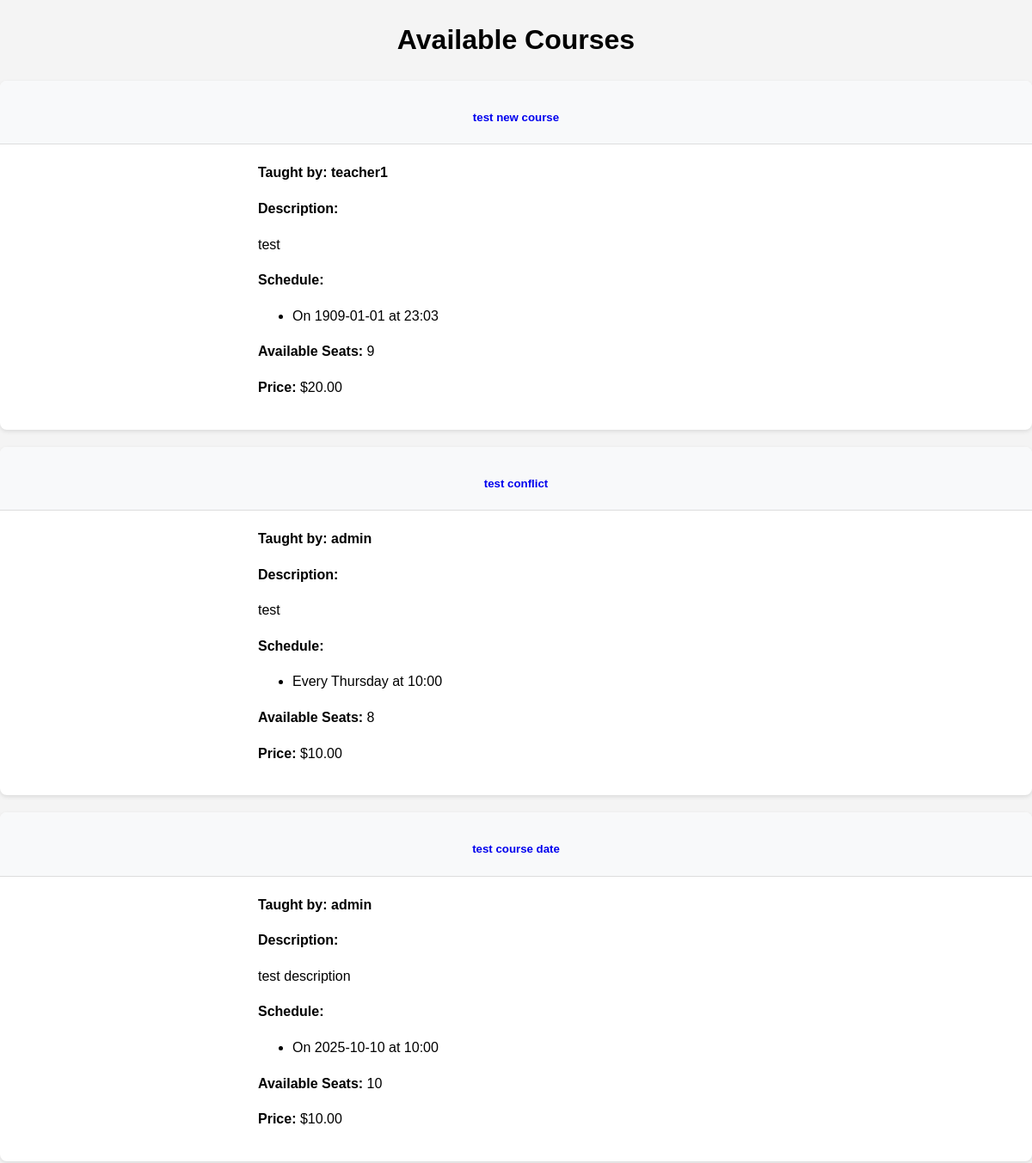
/course/ (upper part), run on an earlier commit of the app's database.
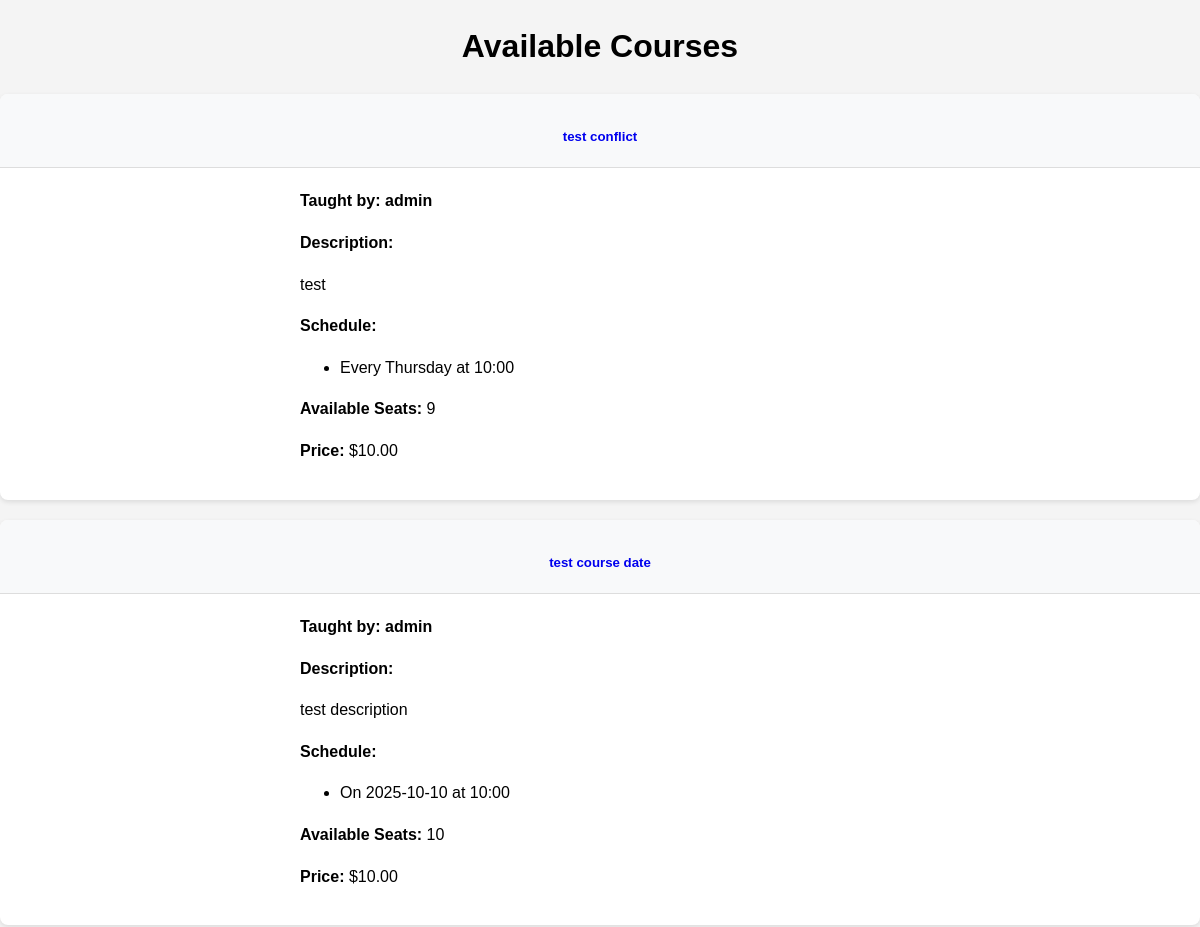
And on a later commit of the database.
### course/models.py (models this page shows, shortened)
class Course(models.Model):
    title = models.CharField(max_length=200)
    description = models.TextField()
    content = models.TextField(help_text="Detailed course content and materials")
    teacher = models.ForeignKey(
        settings.AUTH_USER_MODEL,
        on_delete=models.CASCADE,
        limit_choices_to={'is_teacher': True},
    )
    capacity = models.PositiveIntegerField()
    pre_requisites = models.TextField(blank=True, null=True)  #allow pre-requisites to be empty
    created_at = models.DateTimeField(auto_now_add=True)
    price = models.DecimalField(
        max_digits=10,
        decimal_places=2,
        default=Decimal('0.00'),
    )

class Schedule(models.Model):
    WEEKDAY_CHOICES = [
        (0, 'Saturday'),
        (1, 'Sunday'),
        (2, 'Monday'),
        (3, 'Tuesday'),
        (4, 'Wednesday'),
        (5, 'Thursday'),
        (6, 'Friday'),
    ]
    SCHEDULE_TYPE_CHOICES = [
        ('date', 'Specific Date'),
        ('weekday', 'Weekly Schedule'),
    ]
    course = models.ForeignKey('Course', on_delete=models.CASCADE, related_name='schedules') # ForeignKey to Course model
    schedule_type = models.CharField(
        max_length=7, # Length of 'weekday' is 7, 'date' is 4
        choices=SCHEDULE_TYPE_CHOICES, # Choices for schedule type
        default='date' # Default to 'date' type if not specified
    )
    specific_date = models.DateField(null=True, blank=True)
    weekday = models.IntegerField(choices=WEEKDAY_CHOICES, null=True, blank=True)
    time = models.TimeField()
    def get_schedule_display(self):
        if self.schedule_type == 'date':
            if self.specific_date:
                return f"On {self.specific_date.strftime('%Y-%m-%d')} at {self.time.strftime('%H:%M')}" # Format date and time
            return "Date not set"
        elif self.schedule_type == 'weekday':
            if self.weekday is not None:
                return f"Every {self.get_weekday_display()} at {self.time.strftime('%H:%M')}" # Format weekday and time
            return "Weekday not set"
        return "No schedule set"
    def get_weekday_display(self):
        for value, display in self.WEEKDAY_CHOICES:
            if self.weekday == value:
                return display
        return "Unknown"

### portal/models.py (models this page shows)
class User(AbstractUser):
    is_teacher = models.BooleanField(default=False)
    is_admin = models.BooleanField(default=False)
    groups = models.ManyToManyField(
        'auth.Group',
        related_name='portal_user_set', # to avoid conflicts with other apps
        blank=True,
        help_text='The groups this user belongs to.',
        verbose_name='groups'
    )
    user_permissions = models.ManyToManyField(
        'auth.Permission',
        related_name='portal_user_set', # to avoid conflicts with other apps
        blank=True,
        help_text='Specific permissions for this user.',
        verbose_name='user permissions'
    )

### course/views.py (the view)
# urls.py: path('course/', views.CourseListView.as_view(), name='course'),
class CourseListView(ListView):
    model = Course
    context_object_name = 'courses' # Name of the context variable to hold the list of courses
    template_name = 'courses/course_list.html'
    def get_queryset(self):
        return Course.objects.order_by('-created_at')
    def get_context_data(self, **kwargs):
        context = super().get_context_data(**kwargs)  # Get the default context (django provides)
        context['user'] = self.request.user  # Add the logged-in user to the context
        return context  # Return the updated context

### course/templates/courses/course_list.html (shortened to what this page needs)
{% extends 'base.html' %}
{% block content %}
<div class="container">
    <h1>Available Courses</h1>
    <div class="row">
        {% for course in courses %}
        <div class="col">
            <div class="card">
                <div class="card-header">
                    <h5 class="card-title">
                        <a href="{% url 'course_detail' course.id %}">{{ course.title }}</a>
                    </h5>
                </div>
                <div class="card-body">
                    <strong class="card-subtitle text-muted">Taught by: {{ course.teacher.username }}</strong>
                    <p class="card-text"><strong>Description:</strong> </p>
                    <p class="card-text">{{ course.description|truncatewords:30 }}</p>
                    <strong>Schedule:</strong>
                    <ul class="list-group">
                    {% for schedule in course.schedules.all %}
                        <li class="list-group-item">{{ schedule.get_schedule_display }}</li>
                    {% endfor %}
                    </ul>
                    <p class="card-text"><strong>Available Seats:</strong> {{ course.capacity }}</p>
                    <p class="card-text">
                        <strong>Price:</strong>
                        {% if course.price == 0 %}Free{% else %}${{ course.price }}{% endif %}
                    </p>
                </div>
            </div>
        </div>
        {% empty %}
        <div class="col">
            <p>No courses are available.</p>
        </div>
        {% endfor %}
    </div>
</div>
{% endblock %}

What changed in the data, as far as the page shows it:
removed Course: title "test new course", teacher.username "teacher1", description "test", capacity "9", price "20.00"
removed Schedule: schedule "On 1909-01-01 at 23:03", shown under "test new course"
changed Course "test": capacity "8" → "9"
